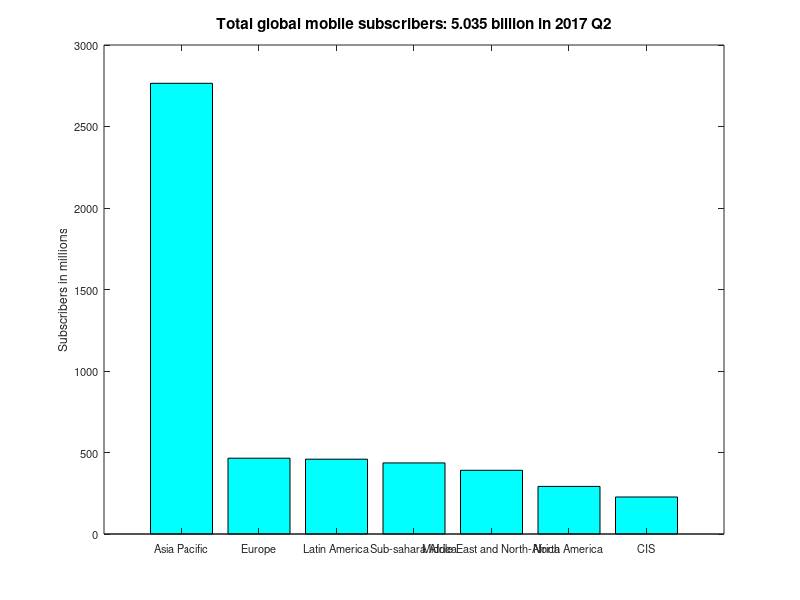
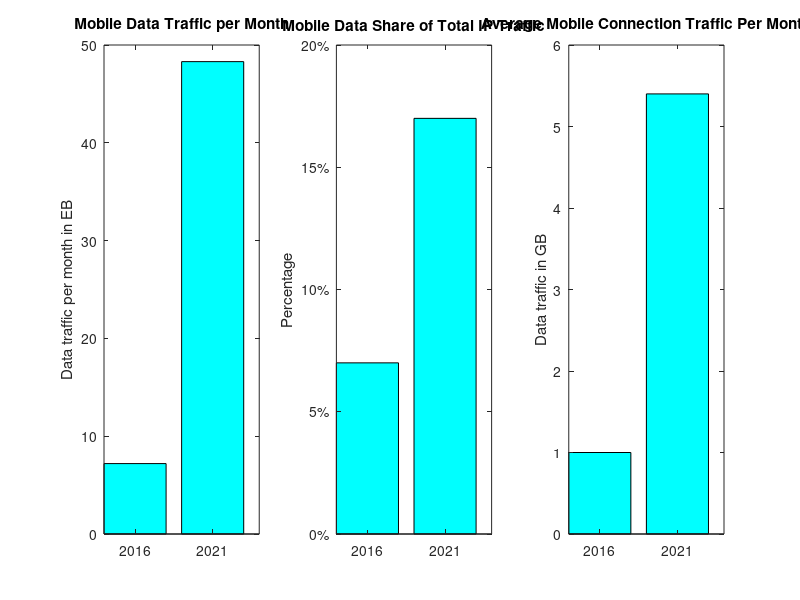

Source code (MATLAB) for these figures, in order:
clc
clear all
close all
%Total mobile subscribers: 5.035 billion 
%(https://www.gsma.com/newsroom/press-release/number-mobile-subscribers-worldwide-hits-5-billion/)
names = {'Asia Pacific'; 'Europe'; 'Latin America'; 'Sub-sahara Africa'; 'Middle East and North-Africa';'North America';'CIS'};
y=[2765, 465, 459, 436, 391, 292, 227]; x=[1:7];
figure()
bar(x,y,'c')
set(gca,'xticklabel',names,'FontSize',8)
hTitle = title('Total global mobile subscribers: 5.035 billion in 2017 Q2');
set(hTitle,'FontSize',11)
ylabel('Subscribers in millions');

x=[2016 2021];
%Mobile Data Traffic per Month
y=[7.2 48.3];
figure()
subplot(1,3,1)
bar(x,y,'c');
title('Mobile Data Traffic per Month');ylabel('Data traffic per month in EB');
%Mobile Data Share of Total IP Traffic
y=[7 17]/100;
subplot(1,3,2)
bar(x,y,'c');
% Convert y-axis values to percentage values by multiplication
a=[cellstr(num2str(get(gca,'ytick')'*100))]; 
% Create a vector of '%' signs
pct = char(ones(size(a,1),1)*'%'); 
% Append the '%' signs after the percentage values
new_yticks = [char(a),pct];
% 'Reflect the changes on the plot
set(gca,'yticklabel',new_yticks) 
title('Mobile Data Share of Total IP Traffic');ylabel('Percentage');
%Average Mobile Connection Traffic Per Month
y=[1 5.4];
subplot(1,3,3)
bar(x,y,'c');
title('Average Mobile Connection Traffic Per Month');
ylabel('Data traffic in GB');